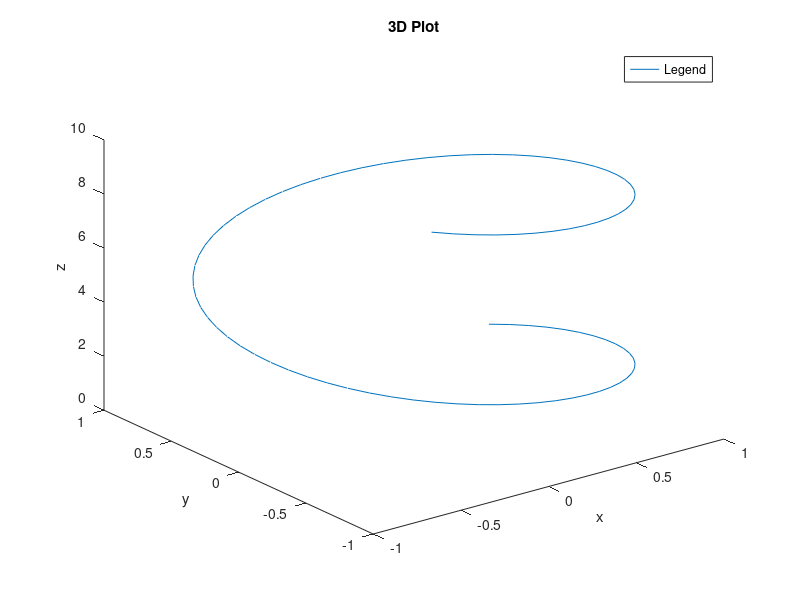

Write the MATLAB code that produced this figure. (Note: this script raises an error after producing the figure.)
% Example script on how to setup and launch the data explore function

% First generate the main figure to serve as the ui window.
mainfig = figure;
ln = plot3(sin(1:0.1:10), cos(1:0.1:10), 1:0.1:10);
legend('Legend')
title('3D Plot')
xlabel('x')
ylabel('y')
zlabel('z')

% Push button call back
% This must be a cell array where the first entry is an anonymous function
% and the following are arguments for that function. See the documentation
% on this argument for details on the requirements of this function.
phrase = 'Display Me!'; % just an argument for the example function
pbtn_callback = {@ userCallback, phrase};

% Set two aditional options
usefigdat = true; % use data from figure for display boxes
linkselect = false; % if there are multiple plots select the same point on all of them (requires each line has the same number of points)

% Finally launch the ui figure
exploreResults( mainfig, pbtn_callback, ln, [], usefigdat, linkselect );

%% --- Example User Function --- %%
function userCallback(src, event, slct, ui, phrase)
% An example of a function to assign to the ui push button. See
% documentation for details on the reserved input arguments for src, event,
% slct and ui.

disp(phrase);

end
